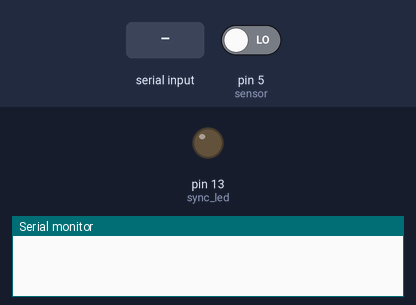
Recording of a sketch running on a simulated Arduino Uno, built with avr-gcc and run on an emulated ATmega328P. On the bench: output pins drawn as LEDs (lit = HIGH), the last lines printed to the serial monitor. Dashed ring = blinking. The test bench sets the inputs (shaded band); at power-on: pin 5 (sensor) LOW.

Above: at 1.2 s.
1.3 s: "R" received over Serial
At 3.1 s:
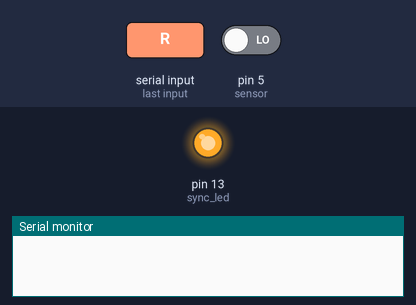
4.3 s: "T" received over Serial
At 5.2 s:
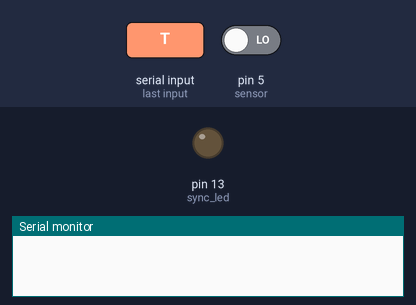
7.3 s: "S" received over Serial
At 9.1 s:
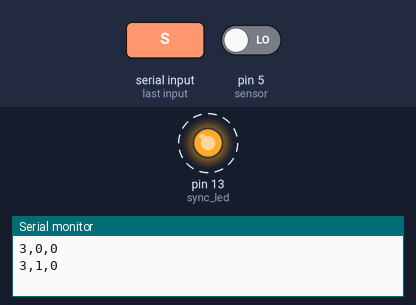
Timing chart, 0 to 16.3 s (numbered marks = the images above; inputs shaded):
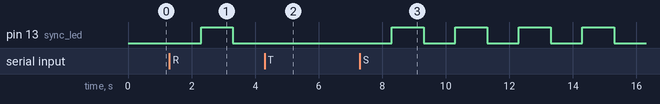

The sketch:

Node3.ino
```cpp
#include <QueueArray.h>//data structure to hanlde data packets
#include <Streaming.h>//Makes output formatting easy
#include <MsTimer2.h>//handles interrupts

//vars====================================================
//id will be used to determine node's turn to send
#define ID 3
//num of nodes in network
#define num_nodes 3

//This array will hold all packets
//For each packet there will be three elements: [id, time, value]
QueueArray <unsigned short> queue;

boolean output = HIGH; //Track if LED should be on or off
unsigned short tm; //Timer
//=========================================================

//Helper functions ========================================
void sample();
void transmit();
void stop_sampling();
//=========================================================

//run program ===============================================
void setup() {
  Serial.begin(9600);//baud
  pinMode(13, OUTPUT); //sync led
  pinMode(5, INPUT); //sensor
  tm = 0;//init time
  // set the printer of the queue.
  queue.setPrinter(Serial);
}

void loop() {
  //init char with a dummy value
  char cmd = '0';
  //Get byte off of serial buffer
  cmd = Serial.read();


  //If R then begin sampling
  //If S then re-sync
  //If T then terminate sampling
  if (cmd == 'R') {
    //start sampling
    MsTimer2::set(1000, sample); //Sample 1hz
    MsTimer2::start();
  }else if (cmd == 'S') {
    //sync lights and samples
    MsTimer2::stop();
    output = HIGH;
    MsTimer2::set(1000, sample); //Sample 1hz
    MsTimer2::start();
  }else if (cmd == 'T') {
    //Stop sampling
    MsTimer2::stop();
    stop_sampling();
  }
}
//===================================================================

//Helper Functions===================================================
//samples and toggles led in unison.
void sample() {
  //Toggle light D13 LED--------------------
  digitalWrite(13, output);
  output = !output;
  //----------------------------------------
  //create data packet
  queue.push(ID);
  queue.push(tm);
  queue.push(digitalRead(5));


  //We add 1 to the number of nodes so that we don't get a 0 value on the mod
  //operation for the last node in the set of nodes
  if (tm % num_nodes + 1 == ID) { //node's turn to transmit
    transmit();
  }

  tm++;//increment the time counter
}

void stop_sampling() {

  //Allow the nodes to transmit their info in order
  //Node 1 will send immediately, Node 2 after 1 second, Node 3 after 2 seconds, etc
  //One second was picked because it should be safe for this assignment and several
  //more nodes, but I'd imagine after about 10 nodes 1 second may not be enough time
  //for a node to transmit all of it's data
  delay((ID - 1) * 1000);
  transmit();

  digitalWrite(13, LOW); //ensure that light is of when iterrupt is stopped
  tm = 0; //Reset the timer
}

//Transmit all packet in the buffer and empty it as you go
void transmit(){
    unsigned short count = 0; //Used to track if an entire packet has Tx

  while (!queue.isEmpty()) {
    //This will remove the front element in the buffer and pass it to the Serial port
    Serial << queue.dequeue();

    //Inc counter
    count ++;
    //If count is 3 then an entire packet has been sent
    //Reset count, send a new line, and continue
    //Else add a comma
    if (count == 3) {
      count = 0;
      Serial << endl;
    } else {
      Serial << ",";
    }
  }
}

//=============================================================================
```

Measured:
- after the input at 1.3 s, pin 13 (sync_led): LOW → HIGH after 1.0 s, → LOW 1.0 s later
- after the input at 4.3 s, pin 13 (sync_led): stays LOW (without the input it goes to HIGH after 0.00 s)
- after the input at 7.3 s, pin 13 (sync_led): alternates HIGH for 1.0 s and LOW for 1.0 s, starting after 1.0 s
